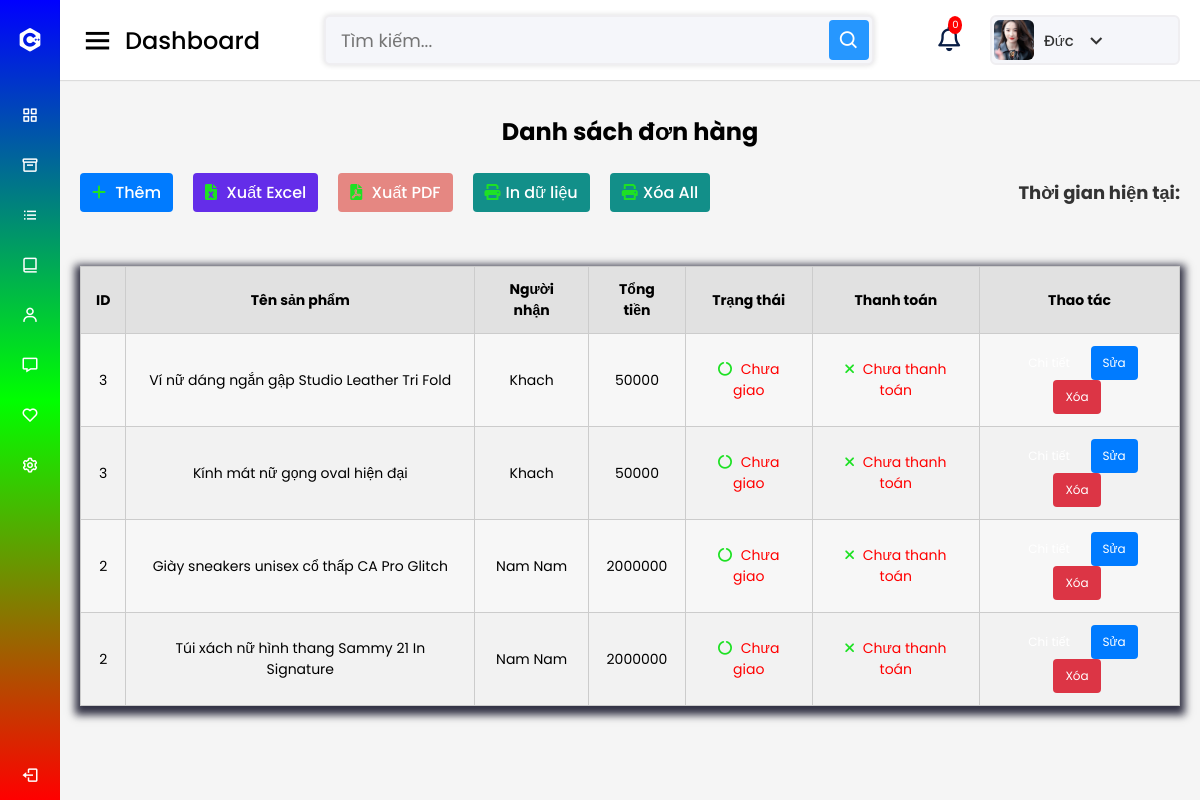
Page /app/views/admin/view/odersList.php (signed in) on the committed database.
### tables this page shows
CREATE TABLE `oders` (
  `id` int(11) NOT NULL,
  `cus_id` int(11) DEFAULT NULL COMMENT 'mã user',
  `recipient_name` varchar(200) DEFAULT NULL COMMENT 'tên người nhận',
  `phone_number` varchar(11) DEFAULT NULL COMMENT 'sdt người nhận',
  `address_detail` varchar(100) DEFAULT NULL COMMENT 'số nhà / tên đường',
  `province` varchar(200) DEFAULT NULL COMMENT 'tỉnh / thành phố',
  `district` varchar(200) DEFAULT NULL COMMENT 'quận / huyện',
  `ward` varchar(200) DEFAULT NULL COMMENT 'phường / xã',
  `coupon_code_id` int(11) DEFAULT NULL COMMENT 'mã giảm giá',
  `payment_method` tinyint(4) DEFAULT 0 COMMENT '0:tiền mặt COD, 1:bank',
  `total_amount` float DEFAULT NULL COMMENT 'tổng tiền',
  `status_payment` tinyint(1) DEFAULT 0 COMMENT '0: chưa thanh toán; 1: đã thanh toán',
  `status_delivery` tinyint(1) DEFAULT 0 COMMENT '0: chưa giao; 1: đang giao; 2: đã giao; 3: đã hủy',
  `created_at` date DEFAULT NULL COMMENT 'ngày tạo oder'
);

CREATE TABLE `products` (
  `id` int(11) NOT NULL,
  `name` varchar(255) DEFAULT NULL,
  `decsription` text DEFAULT NULL,
  `quantity` int(11) DEFAULT NULL COMMENT 'số lượng hàng tồn kho',
  `price` float NOT NULL,
  `sale_price` float DEFAULT NULL,
  `featured` tinyint(1) NOT NULL DEFAULT 0 COMMENT '0:bình thường, 1:nổi bật',
  `best_seller` tinyint(1) NOT NULL DEFAULT 0 COMMENT '0: bình thường, 1: bán chạy',
  `cate_id` int(11) DEFAULT NULL COMMENT 'thuộc về loại hàng nào',
  `create_at` date DEFAULT NULL,
  `update_at` date DEFAULT NULL,
  `size` int(11) DEFAULT -1 COMMENT '-1: not size; 0: size áo: 1: size giày'
);

### global.php (called while the page is built, shortened)
<?php
$baseURL = "http://localhost/Shop_FashionHub";
$viewURL = "$baseURL/app/views/admin";
$ROOT_URL = "/Shop_FashionHub";
$SITE_URL = "$ROOT_URL/app/views/customer";
$ADMIN_CSS_URL = "$ROOT_URL/app/views/admin/public/css";

### app/models/DAO/functions.php (called while the page is built, shortened)
<?php
require_once $_SERVER['DOCUMENT_ROOT'] . '/Shop_FashionHub/app/models/DAO/connect.php';
function countNotifications() {
    global $db;
    $query = $db->prepare("SELECT COUNT(*) AS total FROM notifications");
    $query->execute();
    $result = $query->fetch(PDO::FETCH_ASSOC);
    return $result['total'];
}
function getOrdersInfo(){
    global $db;
    $sql = "
    SELECT
        o.id AS order_id,
        o.recipient_name,
        o.phone_number,
        o.address_detail,
        o.province,
        o.district,
        o.ward,
        o.total_amount,
        o.status_payment,
        o.status_delivery,
        o.created_at AS order_created_at,
        od.product_id,
        od.quantity,
        p.name AS product_name,
        u.full_name AS customer_name,
        u.email AS customer_email
    FROM
        oders o
    INNER JOIN oder_detail od ON o.id = od.oder_id
    INNER JOIN products p ON od.product_id = p.id
    INNER JOIN users u ON o.cus_id = u.id
    ORDER BY o.created_at DESC
    ";
    $stmt = $db->prepare($sql);
    $stmt->execute();
    return $stmt->fetchAll(PDO::FETCH_ASSOC);
}

### app/views/admin/view/odersList.php (the view, shortened to what this page needs)
<?php
include_once("../parts/header.php");
?>
<?php include_once("../parts/slidebar.php"); ?>
<h2 class="title">Danh sách đơn hàng</h2>
<div class="menu-chucnang">
    <div class="menu-left">
        <h4 class="add-category"><a href="addProduct.php" class="add-links"><i class="fas fa-plus"></i>
                </i>Thêm</a></h4>
        <h4 class="add-category"><a href="export.php" class="add-links" id="xuat-excel"><i class="fas fa-file-excel"></i>
                Xuất Excel</a></h4>
        <h4 class="add-category"><a href="export.php?export_pdf" class="add-links" id="xuat-pdf"><i class="fas fa-file-pdf"></i>
                Xuất PDF</a></h4>
        <h4 class="add-category"><a href="export.php" class="add-links" id="In"><i class="fas fa-print"></i>In dữ
                liệu</a></h4>
        <h4 class="add-category"><a href="#" onclick="deleteAllProducts()" class="add-links" id="In"><i class="fas fa-print"></i>Xóa All</a></h4>
    </div>
    <div class="menu-right">
        <h5>Thời gian hiện tại: <span id="current-time"></span></h5>
    </div>
</div>
<div class="sap-xep">
</div>
<div class="table">
<table class="category-table">
    <thead>
        <tr>
            <th>ID</th>
            <th>Tên sản phẩm</th>
            <th>Người nhận</th>
            <th>Tổng tiền</th>
            <th>Trạng thái</th>
            <th>Thanh toán</th>
            <th>Thao tác</th>
        </tr>
    </thead>
    <tbody>
        <?php
        $orders = getOrdersInfo();
        foreach ($orders as $order) {
            $statusClass = '';
            $statusIcon = '';
            if ($order['status_delivery'] == 0) {
                $statusText = 'Chưa giao';
                $statusClass = 'status-not-delivered';
                $statusIcon = '<i class="fas fa-circle-notch"></i>';
            } elseif ($order['status_delivery'] == 1) {
                $statusText = 'Đang giao';
                $statusClass = 'status-in-progress';
                $statusIcon = '<i class="fas fa-truck"></i>';
            } elseif ($order['status_delivery'] == 2) {
                $statusText = 'Đã giao';
                $statusClass = 'status-delivered';
                $statusIcon = '<i class="fas fa-check-circle"></i>';
            } elseif ($order['status_delivery'] == 3) {
                $statusText = 'Đã hủy';
                $statusClass = 'status-huy';
                $statusIcon = '<i class="fas fa-times-circle"></i>';
            } else {
                $statusText = 'Không xác định';
            }
            $paymentClass = '';
            $paymentIcon = '';
            if ($order['status_payment'] == 0) {
                $paymentText = 'Chưa thanh toán';
                $paymentClass = 'status-not-paid';
                $paymentIcon = '<i class="fas fa-times"></i>';
            } elseif ($order['status_payment'] == 1) {
                $paymentText = 'Đã thanh toán';
                $paymentClass = 'status-paid';
                $paymentIcon = '<i class="fa-solid fa-money-check-dollar"></i>';
            } else {
                $paymentText = 'Không xác định';
            }
        ?>
            <tr>
                <td><?php echo $order['order_id']; ?></td>
                <td><?php echo $order['product_name']; ?></td>
                <td><?php echo $order['recipient_name']; ?></td>
                <td><?php echo $order['total_amount']; ?></td>
                <td class="<?php echo $statusClass; ?>"><?php echo $statusIcon . ' ' . $statusText; ?></td>
                <td class="<?php echo $paymentClass; ?>"><?php echo $paymentIcon . ' ' . $paymentText; ?></td>
                <td class="action-links">
                    <a href="#" class="btn-chi-tiet" onclick="showDetail('<?php echo $order['order_id']; ?>')">Chi tiết</a>
                    <a href="editOrder.php?id=<?php echo $order['order_id']; ?>" class="btn-sua">Sửa</a>
                    <a href="../controller/deleteOrder.php?id=<?php echo $order['order_id']; ?>" onclick="return confirm('Bạn có chắc chắn muốn xóa đơn hàng này không?')" class="btn-xoa">Xóa</a>
                </td>
            </tr>
        <?php
        }
        ?>
    </tbody>
</table>
</div>
<?php include_once("../parts/footer.php"); ?>

### app/views/admin/parts/header.php (shortened to what this page needs)
<?php
require_once($_SERVER['DOCUMENT_ROOT'] . '/Shop_FashionHub/global.php');
?>
<!DOCTYPE html>
<html lang="en" dir="ltr">
<head>
    <link rel="stylesheet" href="<?= $ADMIN_CSS_URL ?>/style.css">
    <link rel="stylesheet" href="<?= $ADMIN_CSS_URL ?>/singin.css">
    <link href="https://unpkg.com/boxicons@2.0.7/css/boxicons.min.css" rel="stylesheet" />
    <link rel="stylesheet" href="https://cdnjs.cloudflare.com/ajax/libs/animate.css/4.1.1/animate.min.css" />
    <link rel="stylesheet" href="https://cdnjs.cloudflare.com/ajax/libs/font-awesome/6.4.2/css/all.min.css" />
    <link rel="stylesheet" href="https://cdnjs.cloudflare.com/ajax/libs/font-awesome/6.0.0-beta3/css/all.min.css">
</head>
<body>
    <div class="sidebar">
        <div class="logo-details">
            <i class="bx bxl-c-plus-plus"></i>
            <span class="logo_name">Admin</span>
        </div>
        <ul class="nav-links">
            <li>
                <a href="../index.php">
                    <i class="bx bx-grid-alt"></i>
                    <span class="links_name">Dashboard</span>
                </a>
            </li>
            <li>
                <a href="<?php echo $viewURL; ?>/view/productList.php">
                    <i class="bx bx-box"></i>
                    <span class="links_name">Sản phẩm</span>
                </a>
            </li>
            <li>
                <a href="<?php echo $viewURL; ?>/view/odersList.php">
                    <i class="bx bx-list-ul"></i>
                    <span class="links_name">Đơn hàng</span>
                </a>
            </li>
            <li>
                <a href="#" class="custom-link" id="link1">
                    <i class="bx bx-book-alt"></i>
                    <span class="links_name">Tổng đơn hàng</span>
                </a>
            </li>
            <li>
                <a href="<?php echo $viewURL; ?> /view/users.php">
                    <i class="bx bx-user"></i>
                    <span class="links_name">Người dùng</span>
                </a>
            </li>
            <li>
                <a href="#" class="custom-link" id="link1">
                    <i class="bx bx-message"></i>
                    <span class="links_name">Bình luận</span>
                </a>
            </li>
            <li>
                <a href="#" class="custom-link" id="link1">
                    <i class="bx bx-heart"></i>
                    <span class="links_name">Favrorites</span>
                </a>
            </li>
            <li>
                <a href="<?php echo $viewURL;  ?>/view/setting.php">
                    <i class="bx bx-cog"></i>
                    <span class="links_name">Cài đặt</span>
                </a>
            </li>
            <li class="log_out">
                <a href="<?php echo $SITE_URL; ?>/tai-khoan/logout.php">
                    <i class="bx bx-log-out"></i>
                    <span class="links_name">Log out</span>
                </a>
            </li>
        </ul>
    </div>

### app/views/admin/parts/slidebar.php (shortened to what this page needs)
<?php
require_once($_SERVER['DOCUMENT_ROOT'] . '/Shop_FashionHub/global.php');
?>
<section class="home-section">
  <nav class="header">
    <div class="sidebar-button">
      <i class="bx bx-menu sidebarBtn" ></i>
      <span class="dashboard">Dashboard</span>
    </div>
    <div class="search-box">
      <input type="text" placeholder="Tìm kiếm..." />
      <i class="bx bx-search" title="Tìm kiếm"></i>
    </div>
    <div class="thong-bao">
    <div class="thong-bao1">
    <i class="fa-regular fa-bell thongbao-btn icon " title="Thông báo"></i>
    <span class="badge" id="badge"><?php echo countNotifications(); ?></span>
</div>
        <div class="profile-details">
            <img src="../images/luu_duoc_phi.webp" alt="" class="drop-btn" />
            <span class="admin_name"><?php echo $_SESSION['user_fullname']; ?></span>
            <i class="bx bx-chevron-down"></i>
        </div>
    </nav>
    <div class="home-content">

### app/views/admin/parts/footer.php (shortened to what this page needs)
</div>
</section>
</body>
</html>

### app/views/admin/public/css/singin.css (style rules this page uses)
* { padding: 0; margin: 0; box-sizing: border-box; text-decoration: none; list-style: none; }
body { background-color: #2154c2; transition: all 0.8s ease; font-family: "Poppins", sans-serif; }

### app/views/admin/parts/slidebar.php (style rules this page uses)
.profile-details { position: relative; display: inline-block; }

### app/views/admin/view/odersList.php (style rules this page uses)
.menu-chucnang { display: flex; justify-content: space-between; align-items: center; flex-wrap: wrap; }
.menu-left { display: flex; gap: 20px; }
.menu-right { text-align: end; }
.add-category { margin: 0; }
.action-links { width: 200px; margin: 0 auto; }
.action-links a { display: block; margin: 0 auto; }
.sap-xep { display: block; width: 200px; padding: 20px; float: right; }
.status-not-delivered { color: red; }
.status-not-paid { color: red; }

### rows in the picture
oders: id "3", products.name "Ví nữ dáng ngắn gập Studio Leather Tri Fold", recipient_name "Khach", total_amount "50000", status_delivery "Chưa giao", status_payment "Chưa thanh toán", products.name "Kính mát nữ gọng oval hiện đại"
oders: id "2", products.name "Giày sneakers unisex cổ thấp CA Pro Glitch", recipient_name "Nam Nam", total_amount "2000000", status_delivery "Chưa giao", status_payment "Chưa thanh toán", products.name "Túi xách nữ hình thang Sammy 21 In Signature"

### other values in the picture
countNotifications() "0"
$_SESSION['user_fullname'] "Đức"
